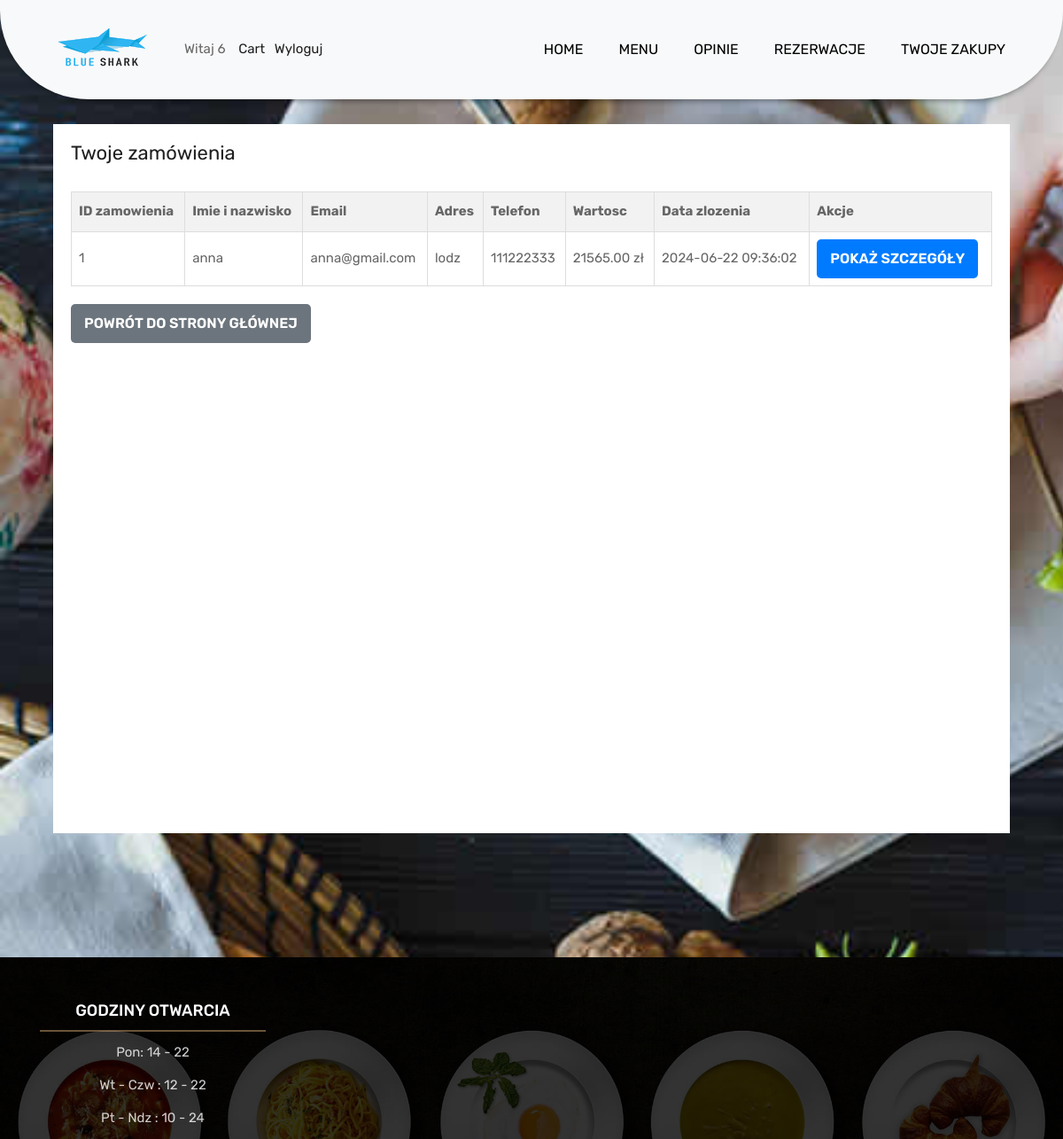
Screenshot of /orders.php (signed in) with the database file from the repository.
### tables this page shows
CREATE TABLE `orders` (
  `id` int(11) NOT NULL,
  `u_id` int(11) NOT NULL,
  `name` varchar(255) NOT NULL,
  `email` varchar(255) NOT NULL,
  `address` text NOT NULL,
  `phone` varchar(50) NOT NULL,
  `total` decimal(10,2) NOT NULL,
  `created_at` timestamp NOT NULL DEFAULT current_timestamp()
);

### orders.php (the view, shortened to what this page needs)
<?php
$id = $_SESSION['id'];
include "header.php";
include "connect.php";
$orders_result = mysqli_query($con, "SELECT * FROM orders WHERE u_id='$id'");
?>
<!DOCTYPE html>
<html lang="pl">
<head>
    <link rel="stylesheet" href="css/cart.css">
</head>
<body>
<div class="content">
    <div>
        <h2>Twoje zamówienia</h2>
        <table>
            <tr>
                <th>ID zamowienia</th>
                <th>Imie i nazwisko</th>
                <th>Email</th>
                <th>Adres</th>
                <th>Telefon</th>
                <th>Wartosc</th>
                <th>Data zlozenia</th>
                <th>Akcje</th>
            </tr>
            <?php while($order = mysqli_fetch_assoc($orders_result)): ?>
                <tr>
                    <td><?php echo $order['id']; ?></td>
                    <td><?php echo $order['name']; ?></td>
                    <td><?php echo $order['email']; ?></td>
                    <td><?php echo $order['address']; ?></td>
                    <td><?php echo $order['phone']; ?></td>
                    <td><?php echo $order['total']; ?> zł</td>
                    <td><?php echo $order['created_at']; ?></td>
                    <td>
                        <a href="order_details.php?id=<?php echo $order['id']; ?>" class="btn btn-primary btn-sm">Pokaż szczegóły</a>
                    </td>
                </tr>
            <?php endwhile; ?>
        </table>
        <div class="back-button">
            <a href="index.php" class="btn btn-secondary">Powrót do strony głównej</a>
        </div>
    </div>
</div>
<?php include "footer.php"; ?>
</body>
</html>

### css/style.css (style rules this page uses)
body { color: #666666; font-size: 15px; font-family: 'Rubik', sans-serif; line-height: 1.80857; }
a { color: #1f1f1f; text-decoration: none !important; outline: none !important; -webkit-transition: all .3s ease-in-out; -moz-transition: all .3s ease-in-out; -ms-transition: all .3s ease-in-out; -o-transition: all .3s ease-in-out; transition: all .3s ease-in-out; }
h1, h2, h3, h4, h5, h6 { letter-spacing: 0; font-weight: normal; position: relative; padding: 0 0 10px 0; font-weight: normal; line-height: 120% !important; color: #1f1f1f; margin: 0 }
h2 { font-size: 22px }
a { color: #1f1f1f; text-decoration: none; outline: none; }
a, .btn { text-decoration: none !important; outline: none !important; -webkit-transition: all .3s ease-in-out; -moz-transition: all .3s ease-in-out; -ms-transition: all .3s ease-in-out; -o-transition: all .3s ease-in-out; transition: all .3s ease-in-out; }
.btn { text-transform: uppercase; padding: 19px 36px; }
.btn { display: inline-block; font-weight: 600; text-align: center; white-space: nowrap; vertical-align: middle; -webkit-user-select: none; -moz-user-select: none; -ms-user-select: none; user-select: none; border: 2px solid transparent; padding: 12px 30px; font-size: 16px; line-height: 1.5; border-radius: .1875rem; transition: color .15s ease-in-out, background-color .15s ease-in-out, border-color .15s ease-in-out, box-shadow .15s ease-in-out; }
:root { --primary: #009CFF; --light: #F3F6F9; --dark: #191C24; }
.btn { transition: .5s; }
.btn.btn-primary { color: #FFFFFF; }
.content { margin-left: 250px; min-height: 100vh; background: #FFFFFF; transition: 0.5s; }
@media (min-width: 992px) { .content { width: calc(100% - 250px); } }

### css/cart.css (style rules this page uses)
body { display: flex; flex-direction: column; min-height: 100vh; }
.content { flex: 1; }
table { width: 80%; margin: 20px auto; border-collapse: collapse; }
th, td { padding: 10px; text-align: center; border: 1px solid #ddd; }
th { background-color: #f4f4f4; }
.btn-primary { color: white; background-color: blue; border: none; padding: 10px 20px; cursor: pointer; }

### orders.php (style rules this page uses)
body { background-image: url('img/bg/bg1.jpeg'); background-size: cover; background-repeat: no-repeat; background-attachment: fixed; margin: 0; padding: 0; }
.content { background-color: #ffffff; padding: 20px; margin: 140px auto; width: 90%; max-width: 1200px; }
table { width: 100%; border-collapse: collapse; }
th, td { border: 1px solid #ddd; padding: 8px; text-align: left; }
th { background-color: #f2f2f2; }
.btn { padding: 10px 15px; text-decoration: none; color: white; background-color: #007bff; border: none; border-radius: 5px; cursor: pointer; }
.btn-secondary { background-color: #6c757d; }
.back-button { margin-top: 20px; }

### rows the page displays
orders: id "1", name "anna", email "anna@gmail.com", address "lodz", phone "111222333", total "21565.00", created_at "2024-06-22 09:36:02"

### other values shown
$_SESSION['uid'] "6"
